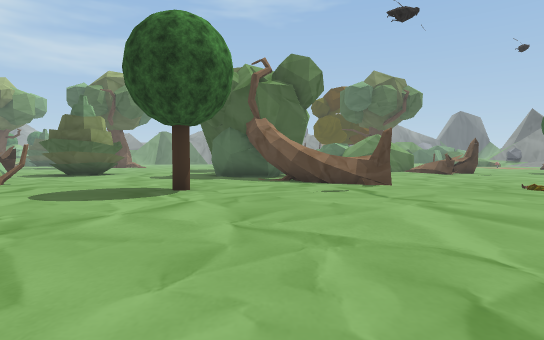
[1] (above)

15 first-person views from a walk through a 3-D level made in the Unity game engine. The camera is 1.4 m above the floor, tilts 2° down and sees 80° across. The floor is counted in squares, 2 m on a side. Each view is taken from the middle of a square. On the plan, view 1 faces up. The plan holds only what a view shows up to about 10 squares ahead; the rest is blank. The place goes on beyond the plan. Some trees and plants on the terrain are drawn as simple stand-ins. The player is left out. Some animated figures are not drawn. Some surface patterns are stand-ins.

[2]
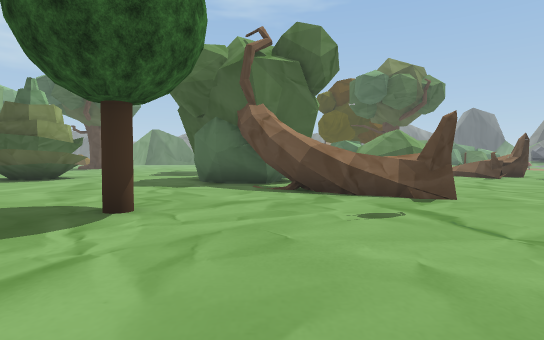

[3]
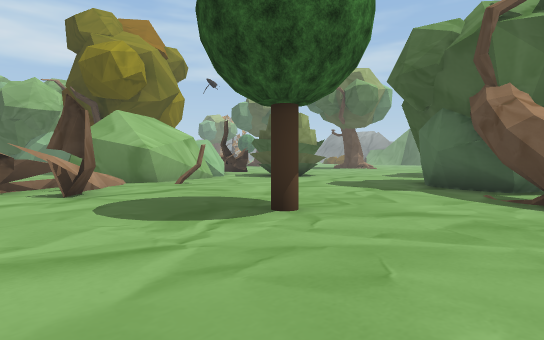

[4]
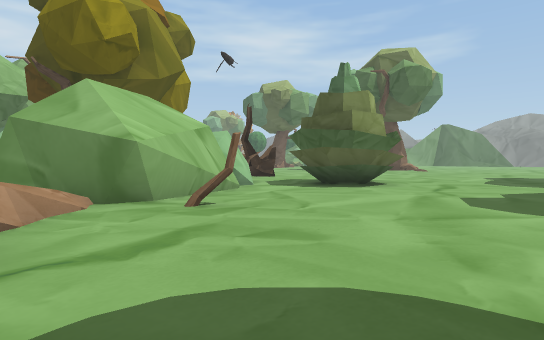

[5]
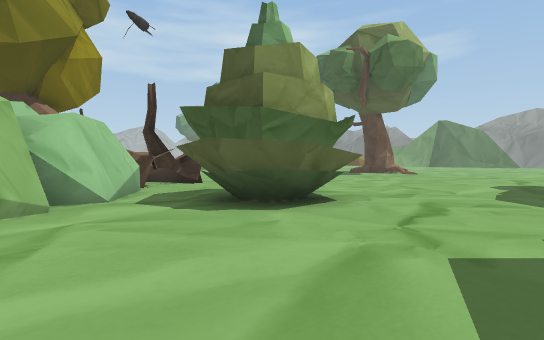

[6]
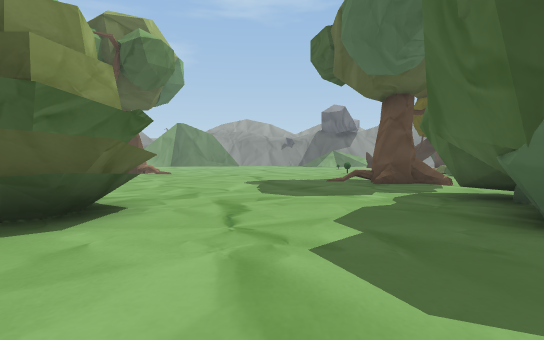

[7]
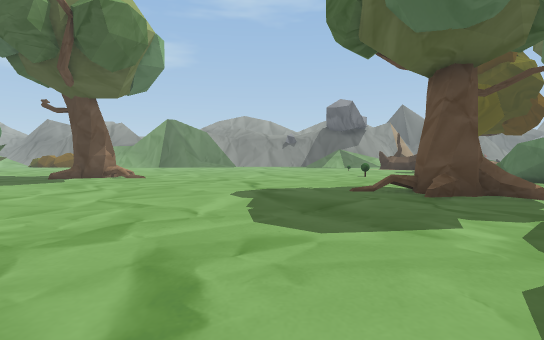

[8]
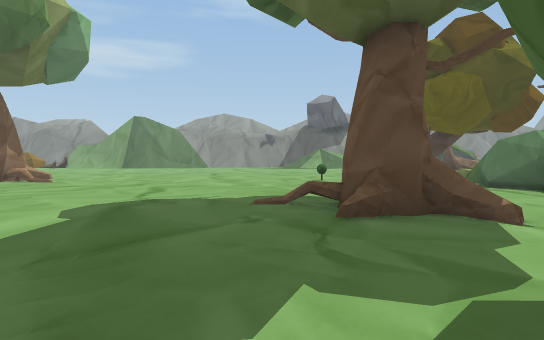

[9]
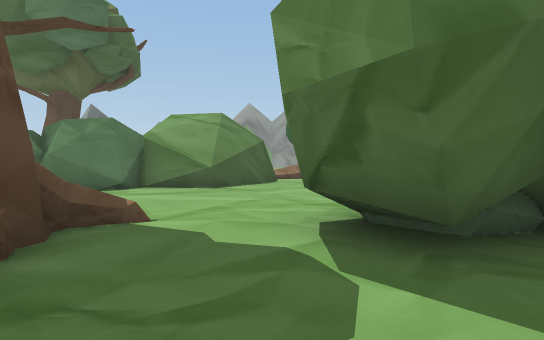

[10]
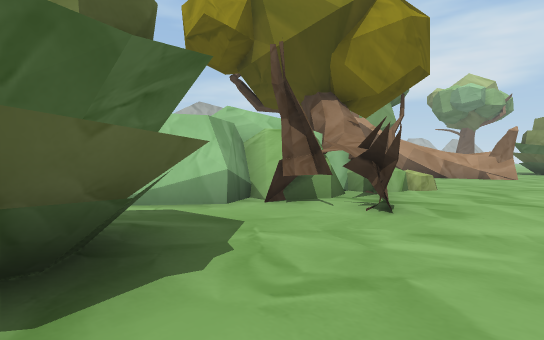

[11]
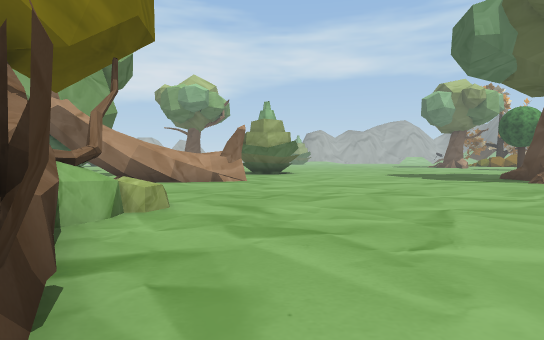

[12]
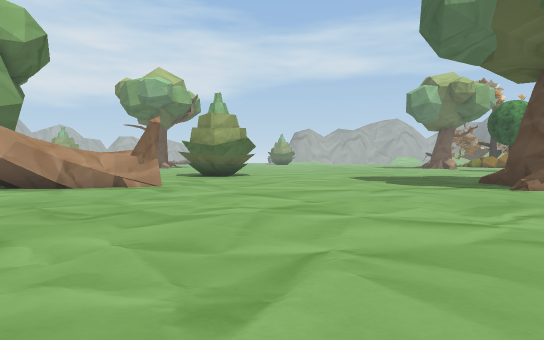

[13]
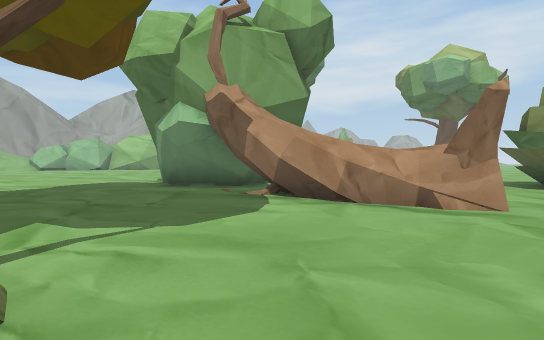

[14]
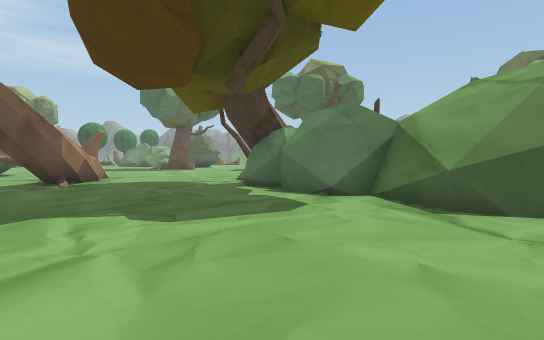

[15]
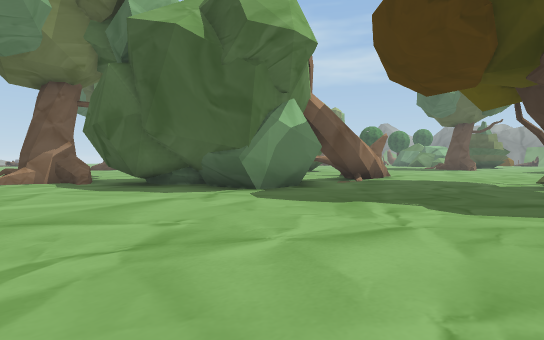

### Floor plan
Key: @ floor where view 1 was taken; # wall or solid block; . main floor; : floor 0.25 m higher than the main floor; / step, stairs or slope; T tree; O other object.
Columns run from 23 left of view 1 to 5 right of it. Each row starts with its distance up from view 1.
 25  TT        TTT........    T
 24 .TTT       T..........    T
 23 .....      ...........   .TT
 22 .......    ...........   .TT
 21 ........   ...........  ..TT
 20 .........   ........:TT ...T
 19 ..........   ........TT....T
 18 ...........   ..............T
 17 .............................
 16 .....................TTT.....
 15 ..T........T..OOO....TT
 14  TT....TTTTT..OOO....T#T
 13   T.....TTTTT.OO.....TTTT
 12  .TT....TTTT#T........#T
 11  .TT....TTTT TT........TT
 10  ........TT   T.........TTT..
  9 T#T......TT   #.T........TT..
  8 TTTT......TT ##..............
  7 T#T........TT#T/.....T.......
  6 T#..........   //T...........
  5 T..........      T..........
  4 ..........         .........
  3 .........           .......
  2    ......            .....
  1                       ...
  0                        @

Where each view was taken, in squares from view 1:
view 1: 0 up, 0 right, facing up
view 2: 3 up, 0 right, facing up
view 3: 4 up, 1 right, facing up-left
view 4: 6 up, 3 left, facing up-left
view 5: 10 up, 4 left, facing up-left
view 6: 10 up, 5 left, facing up
view 7: 13 up, 5 left, facing up
view 8: 15 up, 3 left, facing up
view 9: 17 up, 4 left, facing right
view 10: 17 up, 8 left, facing down-left
view 11: 16 up, 11 left, facing left
view 12: 18 up, 13 left, facing left
view 13: 16 up, 16 left, facing down-left
view 14: 3 up, 15 left, facing up
view 15: 2 up, 15 left, facing up-left
